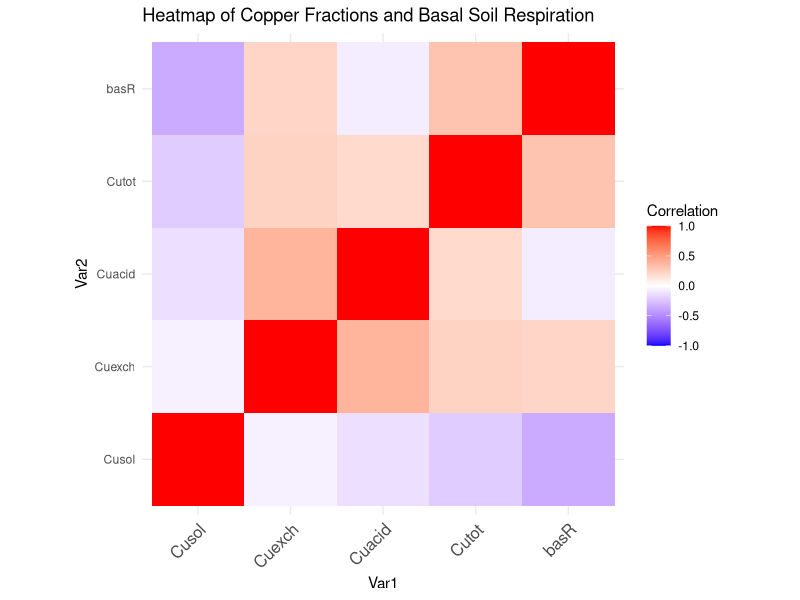
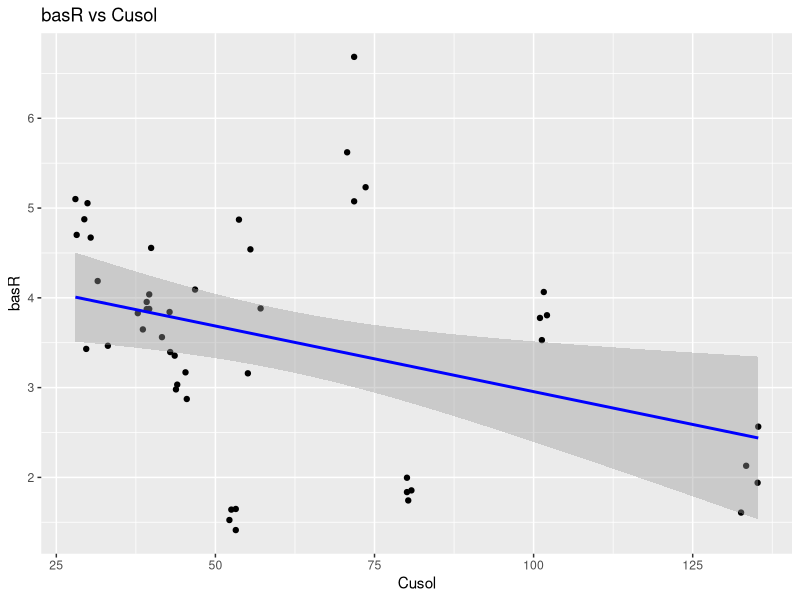
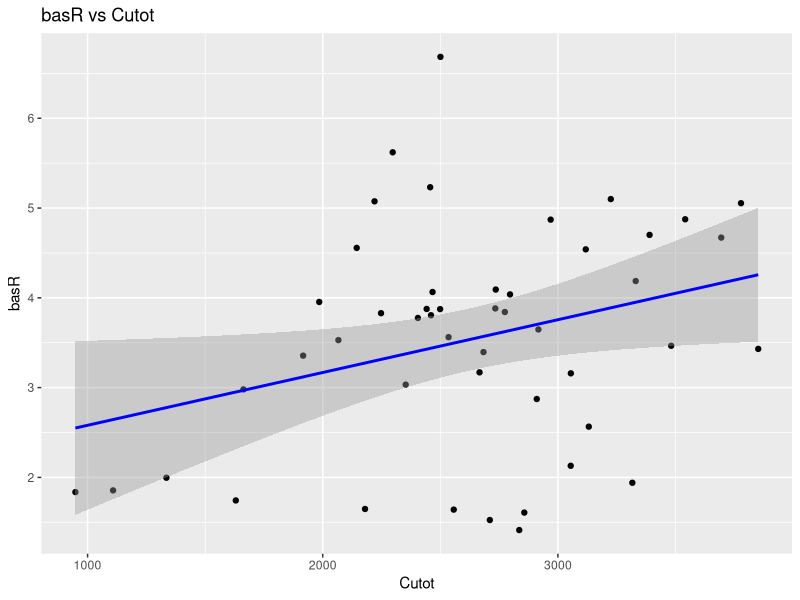
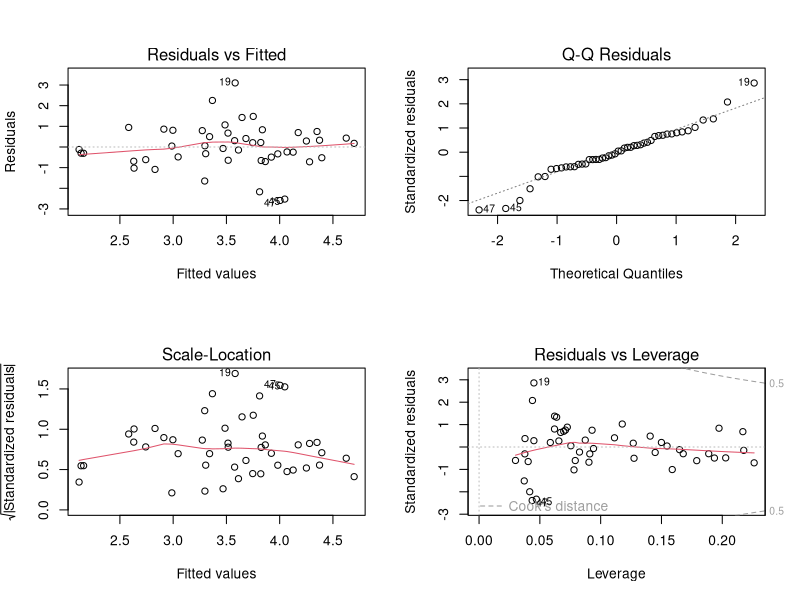
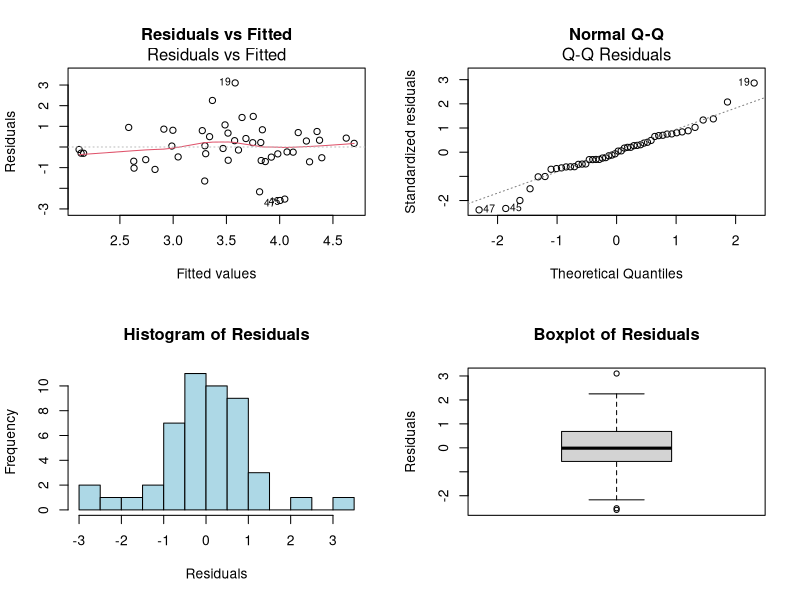
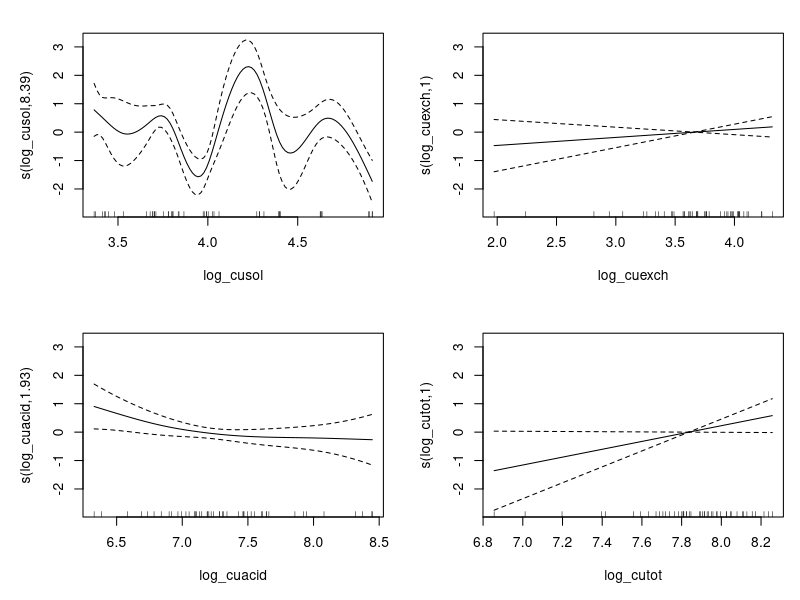
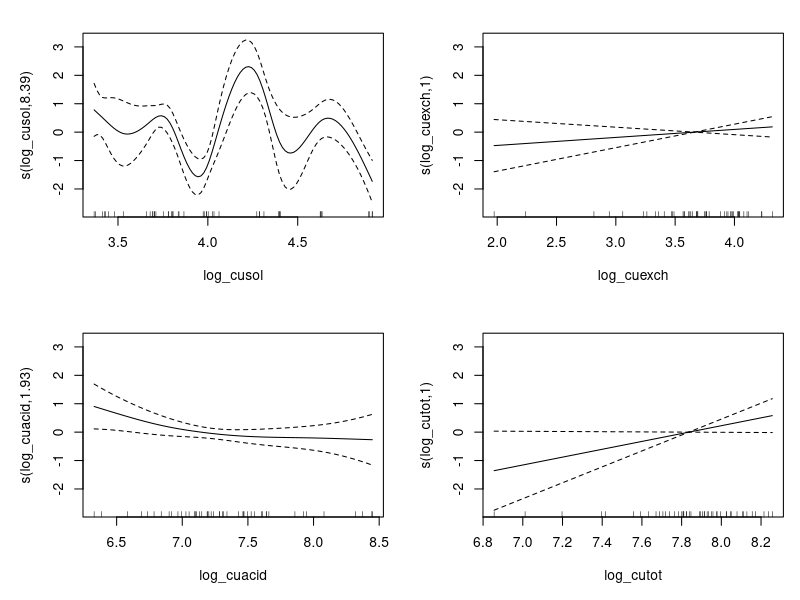
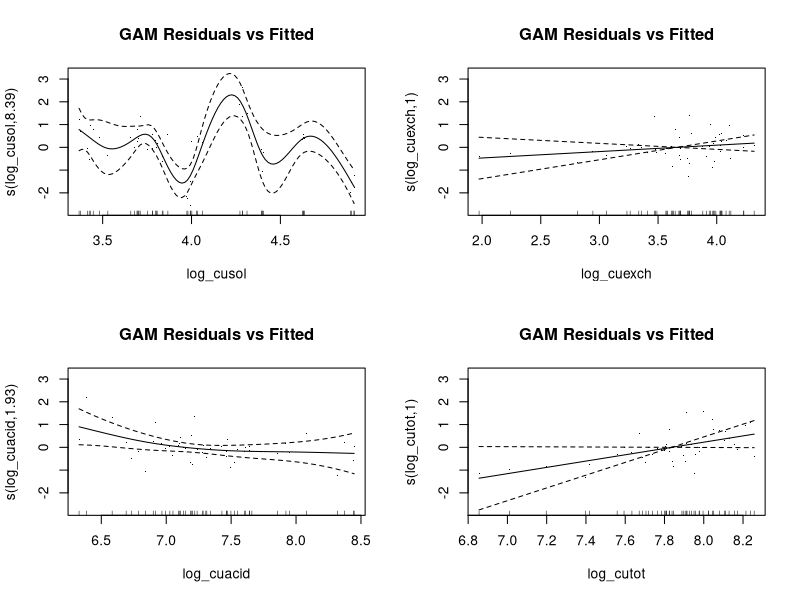

Generate these figures, in order, with R:
# Load necessary libraries
library(dplyr)         # For data manipulation
library(car)           # For regression analysis
library(psych)         # For correlation analysis
library(readxl)
library(reshape2)
library(readr)
library(ggplot2)
library(scales)
library(Hmisc)
library(tidyverse)
library(mgcv)

install.packages(c('readr', 'ggplot2', 'tidyr'))

# Load the data from CSV file

data <- read.csv("RGEO6.csv")


# View the first few rows of the dataset
head(data)

# Summary statistics for all columns
summary(data)

# Correlation matrix using Pearson's method, Select relevant columns (ignoring 'plant')
data_clean <- data %>%
  select(Cusol, Cuexch, Cuacid, Cutot, basR)

# Remove rows with missing values
data_clean <- na.omit(data_clean)

# Calculate correlation matrix
correlation_matrix <- cor(data_clean)

# Display the correlation matrix
print(correlation_matrix)

# Check the individual correlations with basR
cor(data_clean$Cusol, data_clean$basR)
cor(data_clean$Cuexch, data_clean$basR)
cor(data_clean$Cuacid, data_clean$basR)
cor(data_clean$Cutot, data_clean$basR)

# Calculate descriptive statistics (mean, SD, etc.)
describe(data[, -which(names(data) == "plant")])


######################################

#Visualize Correlation with a Heatmap


# Melt the correlation matrix, Reshape the correlation matrix for ggplot2
correlation_melt <- melt(correlation_matrix)

# Create a heatmap
ggplot(data = correlation_melt, aes(Var1, Var2, fill = value)) +
  geom_tile() +
  scale_fill_gradient2(low = "blue", high = "red", mid = "white", 
                       midpoint = 0, limit = c(-1, 1), space = "Lab", 
                       name="Correlation") +
  theme_minimal() +
  theme(axis.text.x = element_text(angle = 45, vjust = 1, 
                                   size = 12, hjust = 1)) +
  coord_fixed() +
  ggtitle("Heatmap of Copper Fractions and Basal Soil Respiration")

#####################################
#Simple Linear Regression

# Step 2: Check the structure and column names
print("Initial Structure of Data:")
str(data)
print("Column Names:")
print(colnames(data))

# Step 3: Clean column names by removing any potential white spaces and converting to lowercase
colnames(data) <- tolower(trimws(colnames(data)))

# Verify column names after cleaning
print("Cleaned Column Names:")
print(colnames(data))

# Step 4: Check for any NA values in the dataset
na_count <- colSums(is.na(data))
print("NA Values Count in Each Column:")
print(na_count)

# Step 5: Remove rows with any missing values
data_clean <- na.omit(data)

# Step 6: Verify data types and convert if necessary
print("Data Types After Cleaning:")
print(sapply(data_clean, class))

# Convert columns to numeric if they are not already (for example, 'cusol')
data_clean$cusol <- as.numeric(data_clean$cusol)
data_clean$cuexch <- as.numeric(data_clean$cuexch)
data_clean$cuacid <- as.numeric(data_clean$cuacid)
data_clean$cutot <- as.numeric(data_clean$cutot)
data_clean$basr <- as.numeric(data_clean$basr)

# Step 7: List of copper fractions
cu_fractions <- c("cusol", "cuexch", "cuacid", "cutot")

# Simple linear regression for each fraction vs basR
for (fraction in cu_fractions) {
  model <- lm(as.formula(paste("basr ~", fraction)), data = data_clean)
  cat("Regression for:", fraction, "\n")
  print(summary(model))
  cat("\n")
}


# Scatter plot with regression line for cusol
ggplot(data_clean, aes(x = cusol, y = basr)) +
  geom_point() +
  geom_smooth(method = "lm", color = "blue") +
  ggtitle("basR vs Cusol") +
  xlab("Cusol") + ylab("basR")

# Scatter plot with regression line for cutot
ggplot(data_clean, aes(x = cutot, y = basr)) +
  geom_point() +
  geom_smooth(method = "lm", color = "blue") +
  ggtitle("basR vs Cutot") +
  xlab("Cutot") + ylab("basR")
###################################################

# Step 8: Multiple linear regression with all Cu fractions
multi_model <- lm(basr ~ cusol + cuexch + cuacid + cutot, data = data_clean)
cat("Multiple Linear Regression Summary:\n")
print(summary(multi_model))


# Diagnostic plots for multiple regression
par(mfrow = c(2, 2))
plot(multi_model)

####################################

#Check for Multicollinearity
# Load necessary library

# Fit the multiple linear regression model
multi_model <- lm(basr ~ cusol + cuexch + cuacid + cutot, data = data_clean)

# Calculate VIF for each predictor# residaul vs leverage
vif_values <- vif(multi_model)
print(vif_values)

# Check for multicollinearity issues
if(any(vif_values > 5)) {
  cat("Multicollinearity detected: VIF values greater than 5 found.")
} else {
  cat("No significant multicollinearity detected.")
}
#############################################

#R Code for Non-linear Models
# Fit a polynomial regression model (2nd degree)
poly_model <- lm(basr ~ poly(cusol, 2) + poly(cuexch, 2) + poly(cuacid, 2) + poly(cutot, 2), data = data_clean)

# Summary of the polynomial model
summary(poly_model)

# Residual Analysis
# Fit the original multiple linear regression model
multi_model <- lm(basr ~ cusol + cuexch + cuacid + cutot, data = data_clean)

# Residuals vs Fitted plot
plot(multi_model, which = 1, main = "Residuals vs Fitted")

# Q-Q plot for normality of residuals
plot(multi_model, which = 2, main = "Normal Q-Q")

# Histogram of residuals
hist(residuals(multi_model), breaks = 15, main = "Histogram of Residuals", xlab = "Residuals", col = "lightblue")

# Boxplot of residuals
boxplot(residuals(multi_model), main = "Boxplot of Residuals", ylab = "Residuals")

#######################################################

#Model Improvement: Exploring Transformations and Interactions
#Transformations

# Log-transforming the predictors (make sure to add a small constant to avoid log(0) issues)
data_clean$log_cusol <- log(data_clean$cusol + 1)
data_clean$log_cuexch <- log(data_clean$cuexch + 1)
data_clean$log_cuacid <- log(data_clean$cuacid + 1)
data_clean$log_cutot <- log(data_clean$cutot + 1)

# Fit the model with transformed predictors
log_model <- lm(basr ~ log_cusol + log_cuexch + log_cuacid + log_cutot, data = data_clean)

# Summary of the transformed model
summary(log_model)

#Interactions
# Fit the model with interaction terms
interaction_model <- lm(basr ~ log_cusol * log_cuexch + log_cuacid * log_cutot, data = data_clean)

# Summary of the interaction model
summary(interaction_model)

#Generalized Additive Models (GAMs)

# Fit a GAM
gam_model <- gam(basr ~ s(log_cusol) + s(log_cuexch) + s(log_cuacid) + s(log_cutot), data = data_clean)

# Summary of the GAM model
summary(gam_model)

# Plotting the GAM
plot(gam_model, pages = 1, shade = TRUE)

# Plotting the GAM smooth terms
plot(gam_model, pages = 1, shade = TRUE)

# Residuals vs Fitted plot for GAM
par(mfrow = c(2, 2))
plot(gam_model, residuals = TRUE, main = "GAM Residuals vs Fitted")
